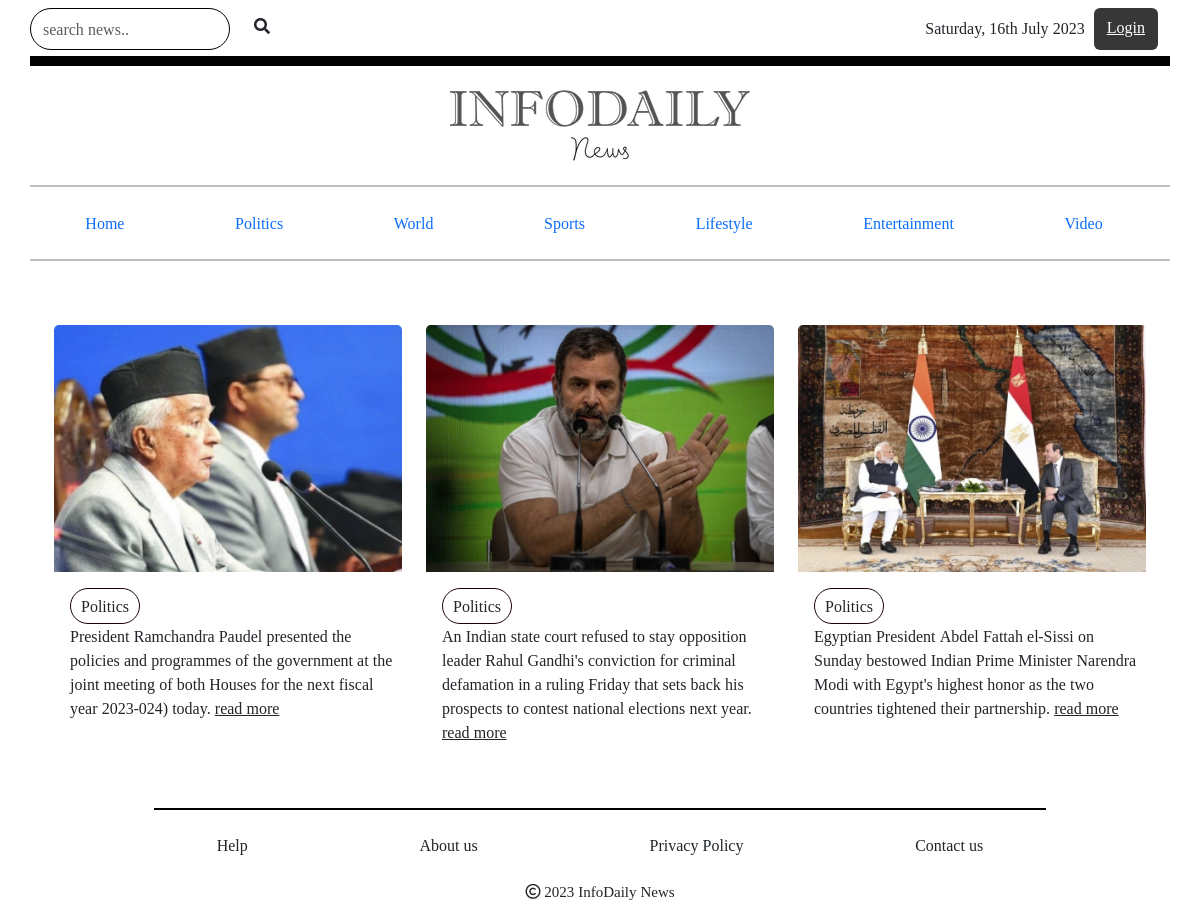
Page /category/Politics/ on the committed database.
### portal/models.py (models this page shows, shortened)
class News(models.Model):
    name = models.TextField(blank=True)
    heading = models.TextField()
    image = models.ImageField(upload_to= 'media')
    desc = models.TextField()
    long_desc = models.TextField()
    category = models.ForeignKey(Category, on_delete=models.CASCADE)
    date = models.DateField(null=True, blank=True)
    author_name = models.CharField(max_length=300, blank=True)
    author_image = models.ImageField(upload_to= 'media', blank=True)
    labels = models.CharField(choices=LABELS, max_length=50, blank=True)

class Category(models.Model):
    name= models.TextField(blank=True)
    desc = models.TextField(blank=True)
    slug = models.CharField(max_length=500, unique= True, blank=True)
    def __str__(self):
            return self.name

### portal/views.py (the view)
# urls.py: path('category/<str:category_name>/', category_view, name='category_view' ),
def category_view(request, category_name):
    category = Category.objects.get(name = category_name)
    newws=News.objects.filter(category=category)
    context = {
        'category' : category,
        'newws':newws,
    }
    return render(request, 'user/eachCat.html', context)

### templates/user/eachCat.html (shortened to what this page needs)
{% extends './root.html' %}
{% load static %}
{% block content %}
    <section>
        <div class="container" >
            <div class="row pt-5">
                {% for news in newws %}
                <div class="col-lg-4 col-md-6 col-sm-12">
                    <div class="card">
                        <img src="{{news.image.url}}" class="card-img-top" alt="...">
                        <div class="card-body pe-0">
                            <div class="rounded-category">{{news.category}}</div>
                            <p class="card-text">{{news.desc|linebreaksbr}}
                                <a href="/news_single/{{news.id}}" class="card-link text-dark">read more</a>
                            </p>
                        </div>
                    </div>
                </div>
                {% endfor %}
            </div>
        </div>
    </section>
{% endblock%}

### static/css/root.css (style rules this page uses)
.container { font-family: 'Noto Serif Georgian', serif; }

### static/css/home.css (style rules this page uses)
.card { border: none; background-color: transparent; }
.rounded-category { border: 1px solid #1a0202; border-radius: 20px; padding: 5px 10px; display: inline-block; }

### static/css/videos.css (style rules this page uses)
.card { border: none; background-color: transparent; }

### rows in the picture
News: image (picture), category "Politics", desc "President Ramchandra Paudel presented the policies and programmes of the government at the joint meeting of both Houses for the next fiscal year 2023-024) today."
News: image (picture), category "Politics", desc "An Indian state court refused to stay opposition leader Rahul Gandhi's conviction for criminal defamation in a ruling Friday that sets back his prospects to contest national elections next year."
News: image (picture), category "Politics", desc "Egyptian President Abdel Fattah el-Sissi on Sunday bestowed Indian Prime Minister Narendra Modi with Egypt's highest honor as the two countries tightened their partnership."
